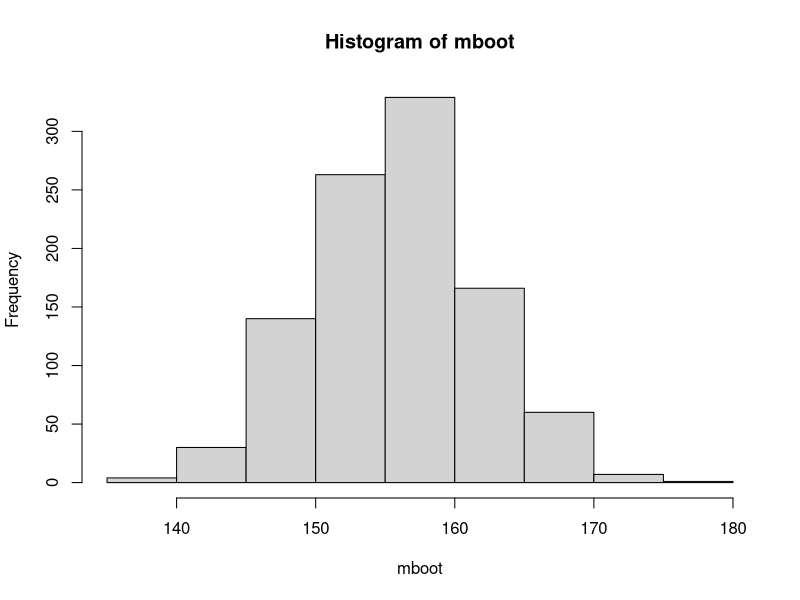

Generate this figure with R:
## ---- chunk 1
obs <- c(145, 165, 134, 167, 158, 176, 156, 189, 143, 123)
mboot <- replicate(1000, {
  x <- sample(obs, size=10, replace=TRUE)
  mean(x)
})
hist(mboot)
## 95% confidence interval
quantile(mboot, c(0.025, 0.975))
## ---- chunk 2
(m <- mean(obs))
## ---- chunk 3
(v <- var(obs))
## ---- chunk 4
(s <- sd(obs))
## ---- chunk 5
n <- length(obs)
t <- qt(0.975, df=9)
##95% confidence interval 
c(m - t*s/sqrt(n), m + t*s/sqrt(n))
## ---- chunk 6
p <- 0.42
n <- 100
SE <- sqrt(p*(1-p)/n)
z <- qnorm(0.95)
c(p - z*SE, p + z*SE)
## ---- chunk 7
z <- qnorm(0.995)
c(p - z*SE, p + z*SE)
## ---- chunk 8
## 95% confidence interval
m <- 42
sigma <- 2.3
n <- 10
z <- qnorm(0.975)
c(m - z*sigma/sqrt(10), m + z*sigma/sqrt(10))
## ---- chunk 9
z <- qnorm(0.95)
c(m - z*sigma/sqrt(10), m + z*sigma/sqrt(10))
## ---- chunk 10
p <- 25/150
n <- 150
z <-qnorm(0.975)
SE <- sqrt(p*(1-p)/n)
## 95% CI
c(p - z*SE, p + z*SE)
